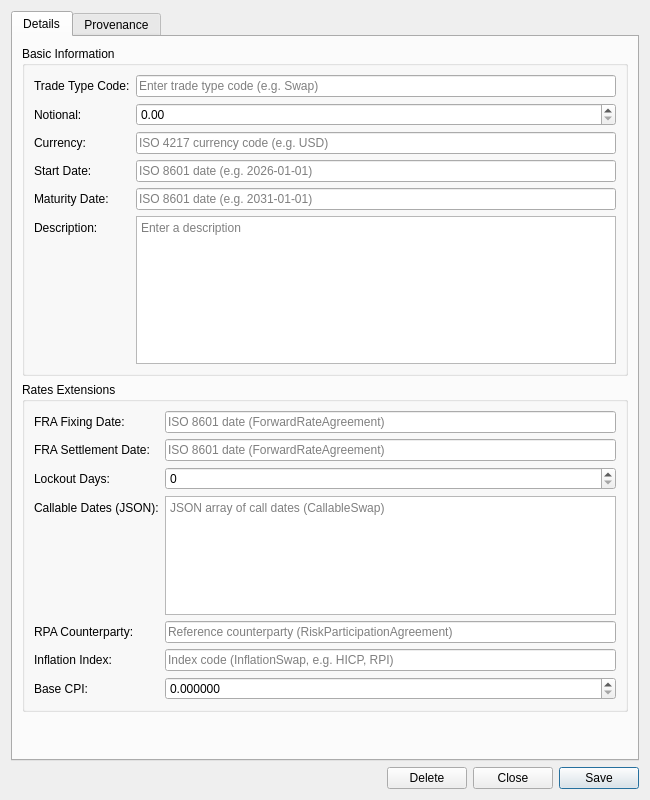
<?xml version="1.0" encoding="UTF-8"?>
<ui version="4.0">
 <class>InstrumentDetailDialog</class>
 <widget class="QWidget" name="InstrumentDetailDialog">
  <property name="geometry">
   <rect>
    <x>0</x>
    <y>0</y>
    <width>650</width>
    <height>800</height>
   </rect>
  </property>
  <property name="sizePolicy">
   <sizepolicy hsizetype="Preferred" vsizetype="Preferred">
    <horstretch>0</horstretch>
    <verstretch>0</verstretch>
   </sizepolicy>
  </property>
  <property name="minimumSize">
   <size>
    <width>650</width>
    <height>800</height>
   </size>
  </property>
  <property name="windowTitle">
   <string>Instrument Details</string>
  </property>
  <layout class="QVBoxLayout" name="verticalLayout">
   <item>
    <widget class="QTabWidget" name="tabWidget">
     <property name="currentIndex"><number>0</number></property>
     <widget class="QWidget" name="detailsTab">
      <attribute name="title"><string>Details</string></attribute>
      <layout class="QVBoxLayout" name="detailsLayout">
       <item>
        <widget class="QGroupBox" name="basicInfoGroup">
         <property name="title">
          <string>Basic Information</string>
         </property>
         <layout class="QFormLayout" name="formLayout">
          <item row="0" column="0">
           <widget class="QLabel" name="labelTradeTypeCode">
            <property name="text">
             <string>Trade Type Code:</string>
            </property>
           </widget>
          </item>
          <item row="0" column="1">
           <widget class="QLineEdit" name="tradeTypeCodeEdit">
            <property name="placeholderText">
             <string>Enter trade type code (e.g. Swap)</string>
            </property>
           </widget>
          </item>
          <item row="1" column="0">
           <widget class="QLabel" name="labelNotional">
            <property name="text">
             <string>Notional:</string>
            </property>
           </widget>
          </item>
          <item row="1" column="1">
           <widget class="QDoubleSpinBox" name="notionalSpinBox">
            <property name="decimals">
             <number>2</number>
            </property>
            <property name="minimum">
             <double>0.000000000000000</double>
            </property>
            <property name="maximum">
             <double>999999999999.000000000000000</double>
            </property>
            <property name="singleStep">
             <double>1000.000000000000000</double>
            </property>
           </widget>
          </item>
          <item row="2" column="0">
           <widget class="QLabel" name="labelCurrency">
            <property name="text">
             <string>Currency:</string>
            </property>
           </widget>
          </item>
          <item row="2" column="1">
           <widget class="QLineEdit" name="currencyEdit">
            <property name="placeholderText">
             <string>ISO 4217 currency code (e.g. USD)</string>
            </property>
           </widget>
          </item>
          <item row="3" column="0">
           <widget class="QLabel" name="labelStartDate">
            <property name="text">
             <string>Start Date:</string>
            </property>
           </widget>
          </item>
          <item row="3" column="1">
           <widget class="QLineEdit" name="startDateEdit">
            <property name="placeholderText">
             <string>ISO 8601 date (e.g. 2026-01-01)</string>
            </property>
           </widget>
          </item>
          <item row="4" column="0">
           <widget class="QLabel" name="labelMaturityDate">
            <property name="text">
             <string>Maturity Date:</string>
            </property>
           </widget>
          </item>
          <item row="4" column="1">
           <widget class="QLineEdit" name="maturityDateEdit">
            <property name="placeholderText">
             <string>ISO 8601 date (e.g. 2031-01-01)</string>
            </property>
           </widget>
          </item>
          <item row="5" column="0">
           <widget class="QLabel" name="labelDescription">
            <property name="text">
             <string>Description:</string>
            </property>
           </widget>
          </item>
          <item row="5" column="1">
           <widget class="QPlainTextEdit" name="descriptionEdit">
            <property name="minimumSize">
             <size>
              <width>0</width>
              <height>80</height>
             </size>
            </property>
            <property name="maximumSize">
             <size>
              <width>16777215</width>
              <height>150</height>
             </size>
            </property>
            <property name="placeholderText">
             <string>Enter a description</string>
            </property>
           </widget>
          </item>
         </layout>
        </widget>
       </item>
       <item>
        <widget class="QGroupBox" name="ratesExtensionsGroup">
         <property name="title">
          <string>Rates Extensions</string>
         </property>
         <layout class="QFormLayout" name="ratesExtensionsFormLayout">
          <item row="0" column="0">
           <widget class="QLabel" name="labelFraFixingDate">
            <property name="text">
             <string>FRA Fixing Date:</string>
            </property>
           </widget>
          </item>
          <item row="0" column="1">
           <widget class="QLineEdit" name="fraFixingDateEdit">
            <property name="placeholderText">
             <string>ISO 8601 date (ForwardRateAgreement)</string>
            </property>
           </widget>
          </item>
          <item row="1" column="0">
           <widget class="QLabel" name="labelFraSettlementDate">
            <property name="text">
             <string>FRA Settlement Date:</string>
            </property>
           </widget>
          </item>
          <item row="1" column="1">
           <widget class="QLineEdit" name="fraSettlementDateEdit">
            <property name="placeholderText">
             <string>ISO 8601 date (ForwardRateAgreement)</string>
            </property>
           </widget>
          </item>
          <item row="2" column="0">
           <widget class="QLabel" name="labelLockoutDays">
            <property name="text">
             <string>Lockout Days:</string>
            </property>
           </widget>
          </item>
          <item row="2" column="1">
           <widget class="QSpinBox" name="lockoutDaysSpinBox">
            <property name="minimum"><number>0</number></property>
            <property name="maximum"><number>365</number></property>
            <property name="toolTip"><string>Lockout days for BalanceGuaranteedSwap / KnockOutSwap (0 = not set)</string></property>
           </widget>
          </item>
          <item row="3" column="0">
           <widget class="QLabel" name="labelCallableDatesJson">
            <property name="text">
             <string>Callable Dates (JSON):</string>
            </property>
           </widget>
          </item>
          <item row="3" column="1">
           <widget class="QPlainTextEdit" name="callableDatesJsonEdit">
            <property name="minimumSize">
             <size><width>0</width><height>60</height></size>
            </property>
            <property name="maximumSize">
             <size><width>16777215</width><height>120</height></size>
            </property>
            <property name="placeholderText">
             <string>JSON array of call dates (CallableSwap)</string>
            </property>
           </widget>
          </item>
          <item row="4" column="0">
           <widget class="QLabel" name="labelRpaCounterparty">
            <property name="text">
             <string>RPA Counterparty:</string>
            </property>
           </widget>
          </item>
          <item row="4" column="1">
           <widget class="QLineEdit" name="rpaCounterpartyEdit">
            <property name="placeholderText">
             <string>Reference counterparty (RiskParticipationAgreement)</string>
            </property>
           </widget>
          </item>
          <item row="5" column="0">
           <widget class="QLabel" name="labelInflationIndexCode">
            <property name="text">
             <string>Inflation Index:</string>
            </property>
           </widget>
          </item>
          <item row="5" column="1">
           <widget class="QLineEdit" name="inflationIndexCodeEdit">
            <property name="placeholderText">
             <string>Index code (InflationSwap, e.g. HICP, RPI)</string>
            </property>
           </widget>
          </item>
          <item row="6" column="0">
           <widget class="QLabel" name="labelBaseCpi">
            <property name="text">
             <string>Base CPI:</string>
            </property>
           </widget>
          </item>
          <item row="6" column="1">
           <widget class="QDoubleSpinBox" name="baseCpiSpinBox">
            <property name="decimals"><number>6</number></property>
            <property name="minimum"><double>0.000000000000000</double></property>
            <property name="maximum"><double>9999.000000000000000</double></property>
            <property name="singleStep"><double>0.100000000000000</double></property>
            <property name="toolTip"><string>Base CPI level for InflationSwap (0 = not applicable)</string></property>
           </widget>
          </item>
         </layout>
        </widget>
       </item>
       <item>
        <spacer name="verticalSpacer">
         <property name="orientation">
          <enum>Qt::Vertical</enum>
         </property>
         <property name="sizeHint" stdset="0">
          <size>
           <width>20</width>
           <height>40</height>
          </size>
         </property>
        </spacer>
       </item>
      </layout>
     </widget>
     <widget class="QWidget" name="provenanceTab">
      <attribute name="title"><string>Provenance</string></attribute>
      <layout class="QVBoxLayout" name="provenanceTabLayout">
       <item>
        <widget class="ores::qt::ProvenanceWidget" name="provenanceWidget" native="true"/>
       </item>
      </layout>
     </widget>
    </widget>
   </item>
   <item>
    <layout class="QHBoxLayout" name="buttonLayout">
     <item>
      <spacer name="horizontalSpacer">
       <property name="orientation">
        <enum>Qt::Horizontal</enum>
       </property>
       <property name="sizeHint" stdset="0">
        <size>
         <width>40</width>
         <height>20</height>
        </size>
       </property>
      </spacer>
     </item>
     <item>
      <widget class="QPushButton" name="deleteButton">
       <property name="text">
        <string>Delete</string>
       </property>
      </widget>
     </item>
     <item>
      <widget class="QPushButton" name="closeButton">
       <property name="text">
        <string>Close</string>
       </property>
      </widget>
     </item>
     <item>
      <widget class="QPushButton" name="saveButton">
       <property name="text">
        <string>Save</string>
       </property>
       <property name="default">
        <bool>true</bool>
       </property>
      </widget>
     </item>
    </layout>
   </item>
  </layout>
 </widget>
 <customwidgets>
  <customwidget>
   <class>ores::qt::ProvenanceWidget</class>
   <extends>QWidget</extends>
   <header>ores.qt/ProvenanceWidget.hpp</header>
  </customwidget>
 </customwidgets>
 <resources/>
 <connections/>
</ui>
